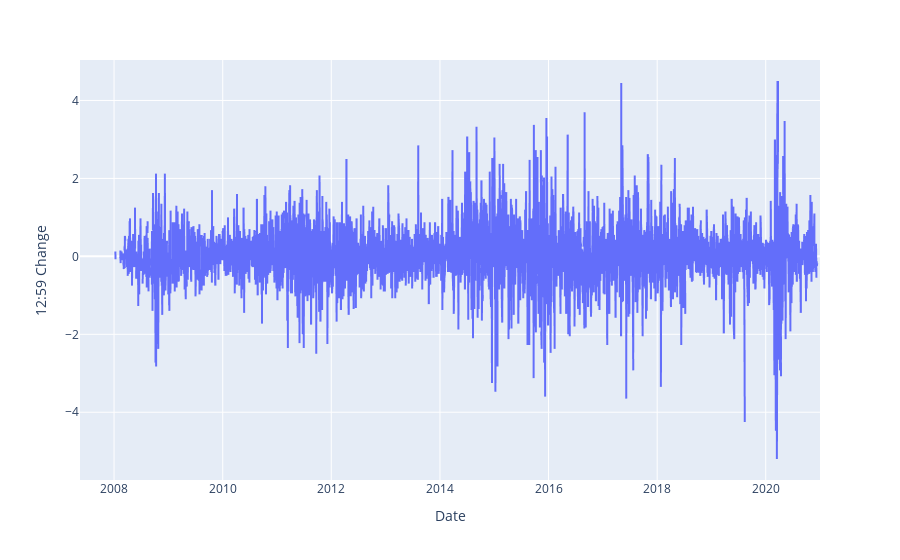

Notebook code for this chart:
### Code cell
px.line(overnight_changes_sliding_open_df, x='Date', y='12:59 Change')

### Figure 1 — Plotly figure (JSON) as saved in the notebook; plotly's stock layout.template omitted (floating-point values rounded to 4 significant figures; data arrays with more than 128 entries replaced by an {"elided": "..."} marker saying what was removed)
{"data": [{"hovertemplate": "Date=%{x}<br>12:59 Change=%{y}<extra></extra>", "legendgroup": "", "line": {"color": "#636efa", "dash": "solid"}, "marker": {"symbol": "circle"}, "mode": "lines", "name": "", "showlegend": false, "type": "scattergl", "x": {"elided": "25829 str values"}, "xaxis": "x", "y": {"elided": "25829 float values"}, "yaxis": "y"}], "layout": {"legend": {"tracegroupgap": 0}, "margin": {"t": 60}, "xaxis": {"anchor": "y", "domain": [0, 1], "title": {"text": "Date"}}, "yaxis": {"anchor": "x", "domain": [0, 1], "title": {"text": "12:59 Change"}}}}
